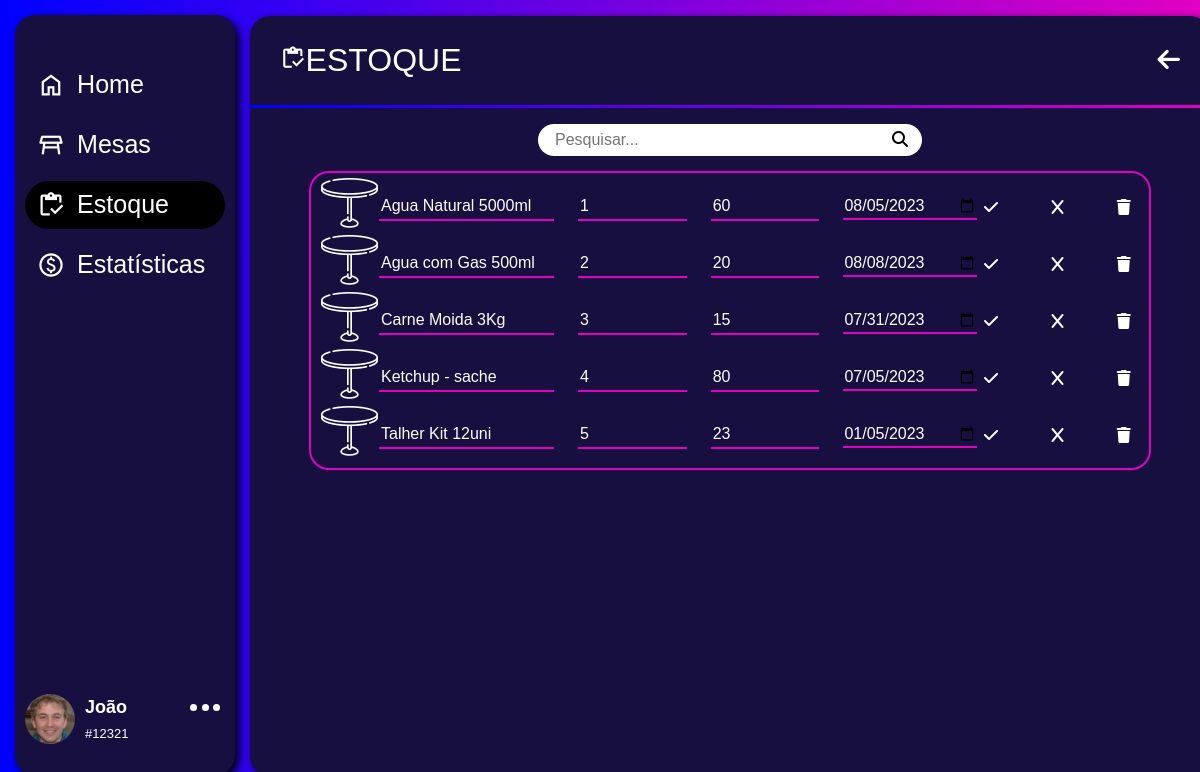
/ADM/app/estoque/editar-estoque/editEstoque.php (signed in), run on an earlier commit of the app's database.
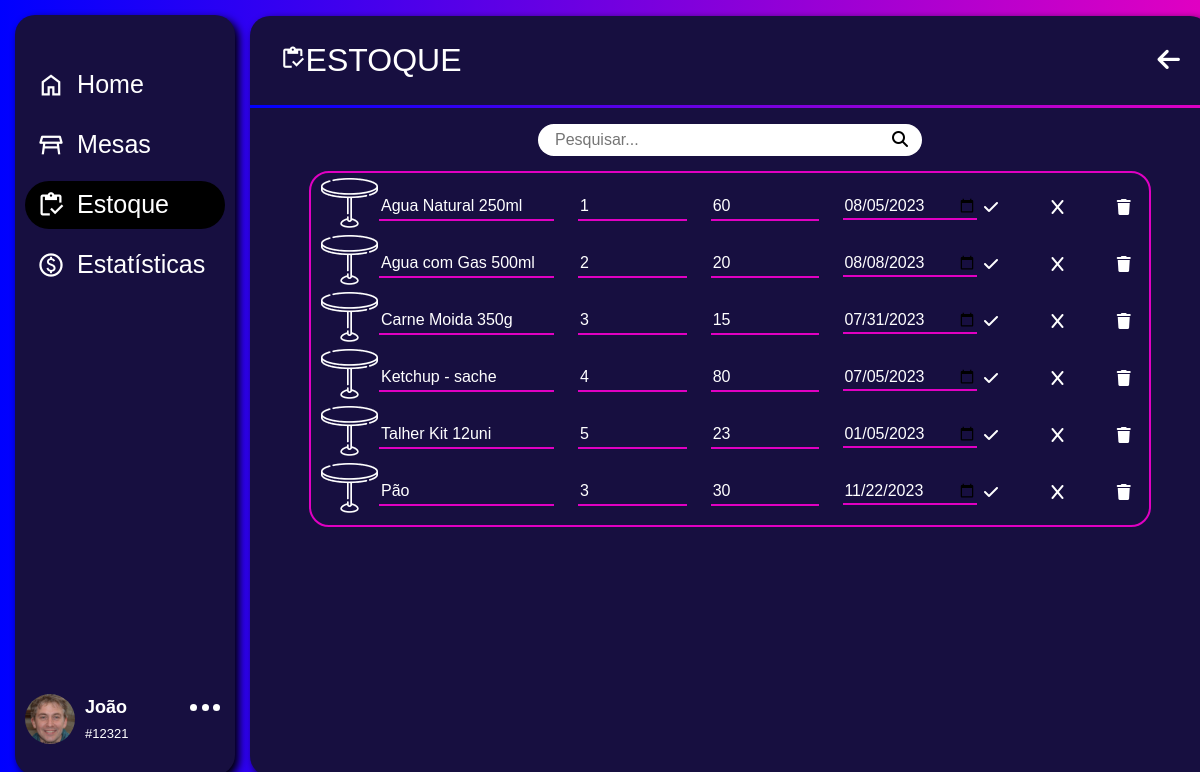
And on a later commit of the database.
### tables this page shows
CREATE TABLE IF NOT EXISTS `produto` (
  `id_prod` int NOT NULL AUTO_INCREMENT,
  `lote` int NOT NULL,
  `tipo` varchar(100) NOT NULL,
  `prod` varchar(100) NOT NULL,
  `preco_compra` float(10,2) NOT NULL,
  `preco_venda` float(10,2) NOT NULL,
  `qtd` int NOT NULL,
  `dta_compra` date NOT NULL,
  `dta_vencimento` date NOT NULL,
  `status` varchar(10) NOT NULL,
  `img` varchar(50) NOT NULL,
  PRIMARY KEY (`id_prod`),
  KEY `lote` (`lote`),
  CONSTRAINT `produto_ibfk_1` FOREIGN KEY (`lote`) REFERENCES `objeto_fornecido` (`lote`) ON DELETE CASCADE ON UPDATE CASCADE
);

### ADM/app/estoque/editar-estoque/editEstoque.php (the view, shortened to what the changed rows need)
<?php
include_once(__DIR__ . '/../../../PHP/conn.php');
if(!empty($_GET['search'])){
    $dados = $_GET['search'];
    $sqlc = "SELECT * FROM produto WHERE (lote LIKE '%$dados%' OR prod LIKE '%$dados%') AND status = 'ATIVO'";
}else{
    $sqlc = "SELECT * FROM produto WHERE status = 'ATIVO'";
}
$prod = $sql->query($sqlc);
?>
<!DOCTYPE html>
<html lang="pt-br">
<head>
    <link href="https://cdn.jsdelivr.net/npm/bootstrap@5.3.0-alpha3/dist/css/bootstrap.min.css" rel="stylesheet">
    <link rel="stylesheet" href="../../../assets/css/menu.css">
    <link rel="stylesheet" href="../../../assets/css/estoque/editEstoque.css">
</head>
<body>
    <div class="fundo">
        <main class="main">
            <div id="resultsContainer" class="container itemCardArea">
                <div class="itemCard">
                    <div class="row">
                    <?php foreach($prod as $prods): ?>
                        <div class="col-1">
                            <picture>
                                <img src="../../../assets/img/produtos/mesa-redonda 3.png" alt="">
                            </picture>
                        </div>
                        <form action="" class="col-11 formEstoque">
                            <div class="row">
                                <div class="col-3">
                                    <input type="text" name="nomeProd" placeholder="Nome" class="nomeProd" value="<?php echo $prods['prod']; ?>">
                                </div>
                                <div class="col-2">
                                    <input type="text" name="loteProd" placeholder="Lote" class="loteProd" value="<?php echo $prods['lote']; ?>">
                                </div>
                                <div class="col-2">
                                    <input type="text" name="qtdProd" placeholder="Quantidade" class="qtdProd" value="<?php echo $prods['qtd']; ?>">
                                </div>
                                <div class="col-2">
                                    <abbr title="Validade"><input type="date" name="valProd" class="valProd" value="<?php echo $prods['dta_compra']; ?>"></abbr>
                                </div>
                                <div class="col-1">
                                    <button formaction="../../../PHP/att_prodInfo.php?id_prod=<?php echo $prods['id_prod']; ?>" class="checkBtn"><i class="fa-solid fa-check" style="color: #ffffff;"></i></button>
                                </div>
                                <div class="col-1">
                                    <button class="cancelBtn"><i class="fa-solid fa-x" style="color: #ffffff;"></i></button>
                                </div>
                                <div class="col-1">
                                    <button formaction="../../../PHP/del_prodInfo.php?id_prod=<?php echo $prods['id_prod']; ?>" class="trashBtn"><i class="fa-solid fa-trash" style="color: #ffffff;"></i></button>
                                </div>
                            </div>
                        </form>
                        <?php endforeach ?>
                    </div>
                </div>
            </div>
        </main>
    </div>
</body>
</html>

What changed in the data, as far as the page shows it:
changed produto: nomeProd "Agua Natural 5000ml" → "Agua Natural 250ml"
changed produto: nomeProd "Carne Moida 3Kg" → "Carne Moida 350g"
added produto: nomeProd "Pão", loteProd "3", qtdProd "30", valProd "11/22/2023"
